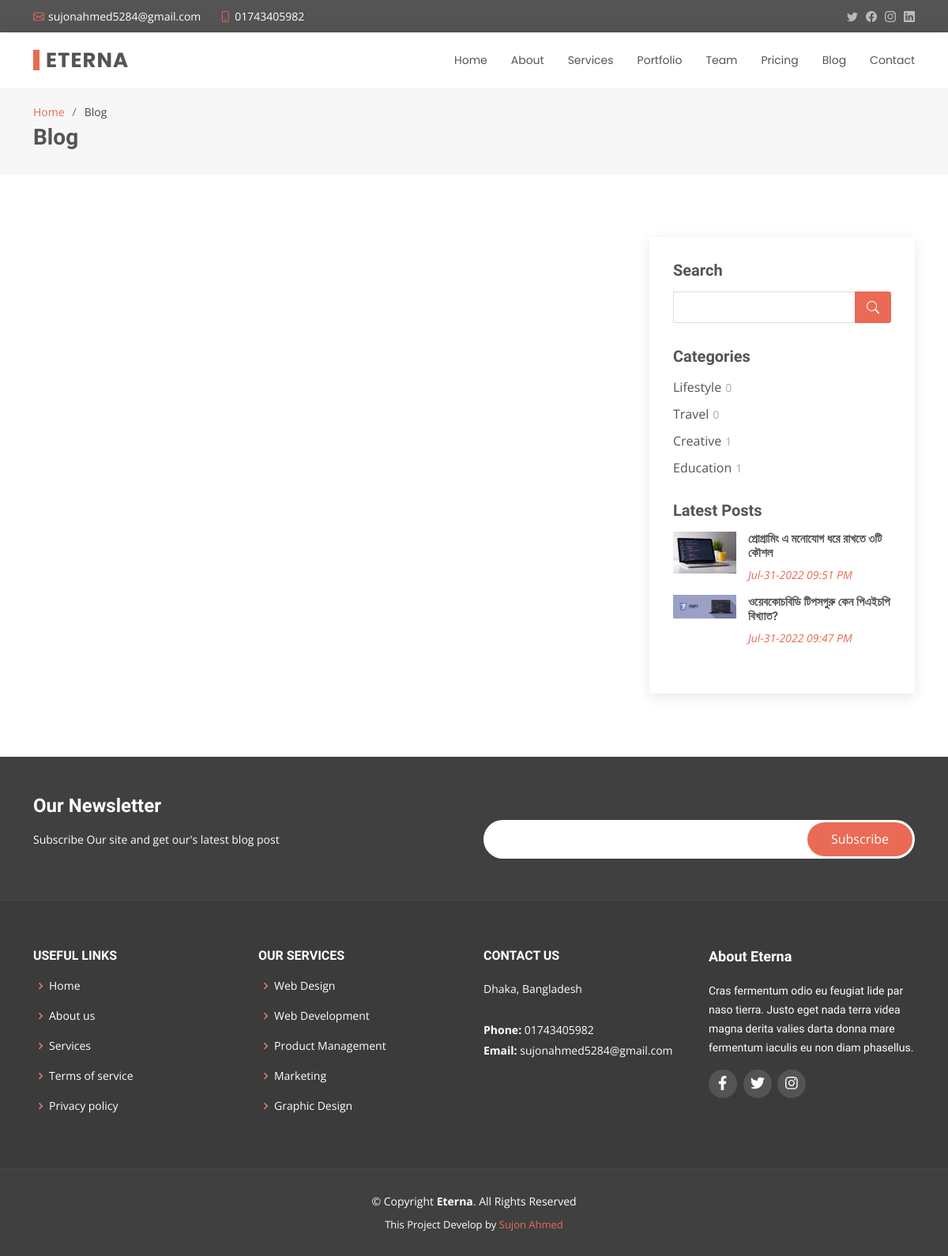
Page /cat_wise_post.php on the committed database.
### tables this page shows
CREATE TABLE `blog_category` (
  `blog_cat_id` int(11) NOT NULL,
  `blog_cat_name` varchar(25) NOT NULL,
  `blog_cat_created_at` datetime NOT NULL DEFAULT current_timestamp()
);

CREATE TABLE `blog_post` (
  `blog_post_id` int(11) NOT NULL,
  `author_id` int(11) NOT NULL,
  `category_id` int(11) NOT NULL,
  `blog_post_title` varchar(255) NOT NULL,
  `blog_post_desc` longtext NOT NULL,
  `blog_post_image` varchar(80) NOT NULL,
  `blog_post_created_at` datetime NOT NULL DEFAULT current_timestamp()
);

CREATE TABLE `address` (
  `address_id` int(11) NOT NULL,
  `address_title` varchar(255) NOT NULL,
  `map_link` varchar(500) NOT NULL,
  `address_created` datetime NOT NULL DEFAULT current_timestamp()
);

CREATE TABLE `social` (
  `social_id` int(11) NOT NULL,
  `social_name` varchar(80) NOT NULL,
  `social_icon` varchar(50) NOT NULL,
  `social_link` varchar(255) NOT NULL,
  `social_created` datetime NOT NULL DEFAULT current_timestamp()
);

### admin/main.php (called while the page is built, shortened)
<?php
class Main
{
    protected $host = 'localhost';
    protected $user = 'root';
    protected $pass = '';
    protected $db = 'eterna';
    protected $con;
    public function __construct()
    {
        $this->con = new mysqli($this->host, $this->user, $this->pass, $this->db);
    }
    public function profile_retrives()
    {
        $this->sql = "SELECT * FROM `admin`";
        $this->result = $this->con->query($this->sql);
        if ($this->result == true) {
            return $this->result;
        } else {
            return false;
        }
    }
    public function get_cat()
    {
        $this->sql = "SELECT * FROM blog_category";
        $this->result = $this->con->query($this->sql);
        if ($this->result == true) {
            return $this->result;
        } else {
            return false;
        }
    }
    public function get_b_post_side()
    {
        $this->sql = "SELECT p.blog_post_id,p.author_id,p.category_id,p.blog_post_title,p.blog_post_desc,p.blog_post_image,p.blog_post_created_at,c.blog_cat_name,a.admin_name
                FROM blog_post p INNER JOIN blog_category c
                ON p.category_id = c.blog_cat_id
                INNER JOIN admin a
                ON p.author_id = a.admin_id ORDER BY p.blog_post_id DESC";
        $this->result = $this->con->query($this->sql);
        if ($this->result == true) {
            return $this->result;
        } else {
            return false;
        }
    }
    public function count_posts($blog_cat_id)
    {
        $this->sql = "SELECT category_id FROM `blog_post` WHERE category_id = '$blog_cat_id'";
        $this->result = $this->con->query($this->sql);
        if ($this->result == true) {
            return $this->result->num_rows;
        } else {
            return false;
        }
    }
    public function get_location()
    {
        $this->sql = "SELECT * FROM `address`";
        $this->result = $this->con->query($this->sql);
        if ($this->result == true) {
            return $this->result;
        } else {
            return false;
        }
    }
    public function get_social()
    {
        $this->sql = "SELECT * FROM `social`";
        $this->result = $this->con->query($this->sql);
        if ($this->result == true) {
            return $this->result;
        } else {
            return false;
        }
    }
}

### cat_wise_post.php (the view, shortened to what this page needs)
<?php
  include 'font_header.php';
  $get_blog_post_side = $obj->get_b_post_side();
?>
  <main id="main">
    <section id="breadcrumbs" class="breadcrumbs">
      <div class="container">
        <ol>
          <li><a href="index.php">Home</a></li>
          <li>Blog</li>
        </ol>
        <h2>Blog</h2>
      </div>
    </section>
    <section id="blog" class="blog">
      <div class="container" data-aos="fade-up">
        <div class="row">
          <div class="col-lg-8 entries">
          </div>
          <div class="col-lg-4">
            <div class="sidebar">
              <h3 class="sidebar-title">Search</h3>
              <div class="sidebar-item search-form">
                <form action="">
                  <input type="text">
                  <button type="submit"><i class="bi bi-search"></i></button>
                </form>
              </div>
              <h3 class="sidebar-title">Categories</h3>
              <div class="sidebar-item categories">
                <ul>
                <?php
                    if($get_blog_category->num_rows > 0){
                      while($row = $get_blog_category->fetch_object()){
                        ?>
                          <li><a href="cat_wise_post.php?id=<?php echo $row->blog_cat_id; ?>"><?php echo $row->blog_cat_name; ?><span><?php echo $count_post = $obj->count_posts($row->blog_cat_id); ?></span></a></li>
                        <?php
                      }
                    }
                  ?>
                </ul>
              </div>
              <h3 class="sidebar-title">Latest Posts</h3>
              <div class="sidebar-item recent-posts">
              <?php
                if($get_blog_post_side->num_rows > 0){
                  while($rows =  $get_blog_post_side->fetch_object()){
                    ?>
                  <div class="post-item clearfix">
                    <img src="<?php echo 'admin/uploads/blog/'.$rows->blog_post_image; ?>" alt="" class="img-fluid">
                    <h4><a href="blog-single.php?id=<?php echo $rows->blog_post_id; ?>"><?php echo $rows->blog_post_title; ?></a></h4>
                    <time><a href="blog-single.php?id=<?php echo $rows->blog_post_id; ?>"><?php echo date('M-d-Y h:i A',strtotime($rows->blog_post_created_at)); ?></a></time>
                  </div>
                  <?php
                  }
                }
              ?>
              </div>
            </div>
          </div>
        </div>
      </div>
    </section>
  </main>
  <?php include 'font_footer.php'; ?>

### font_header.php (shortened to what this page needs)
<?php
include 'admin/main.php';
$obj = new Main();
$email = $obj->profile_retrives();
if ($email->num_rows > 0) {
  while ($row = $email->fetch_object()) {
    $admin_email = $row->admin_email;
    $admin_phone = $row->admin_phone;
  }
}
$get_blog_category = $obj->get_cat();
$get_location = $obj->get_location();
if ($get_location->num_rows > 0) {
  while ($row = $get_location->fetch_object()) {
    $title = $row->address_title;
  }
}
$get_social_media = $obj->get_social();
?>
<!DOCTYPE html>
<html lang="en">
<head>
  <link href="assets/vendor/animate.css/animate.min.css" rel="stylesheet">
  <link href="assets/vendor/bootstrap/css/bootstrap.min.css" rel="stylesheet">
  <link href="assets/vendor/bootstrap-icons/bootstrap-icons.css" rel="stylesheet">
  <link href="assets/vendor/boxicons/css/boxicons.min.css" rel="stylesheet">
  <link href="assets/vendor/glightbox/css/glightbox.min.css" rel="stylesheet">
  <link href="assets/vendor/swiper/swiper-bundle.min.css" rel="stylesheet">
  <link href="assets/css/style.css" rel="stylesheet">
  <link rel="stylesheet" href="https://cdnjs.cloudflare.com/ajax/libs/font-awesome/5.15.4/css/all.min.css" />
</head>
<body>
  <section id="topbar" class="d-flex align-items-center">
    <div class="container d-flex justify-content-center justify-content-md-between">
      <div class="contact-info d-flex align-items-center">
        <i class="bi bi-envelope d-flex align-items-center"><a href="mailto:contact@example.com"><?php echo $admin_email; ?></a></i>
        <i class="bi bi-phone d-flex align-items-center ms-4"><span><?php echo $admin_phone; ?></span></i>
      </div>
      <div class="social-links d-none d-md-flex align-items-center">
        <a href="#" class="twitter"><i class="bi bi-twitter"></i></a>
        <a href="#" class="facebook"><i class="bi bi-facebook"></i></a>
        <a href="#" class="instagram"><i class="bi bi-instagram"></i></a>
        <a href="#" class="linkedin"><i class="bi bi-linkedin"></i></i></a>
      </div>
    </div>
  </section>
  <header id="header" class="d-flex align-items-center">
    <div class="container d-flex justify-content-between align-items-center">
      <div class="logo">
        <h1><a href="index.php">Eterna</a></h1>
      </div>
      <nav id="navbar" class="navbar">
        <ul>
          <li><a class="<?= (basename($_SERVER['PHP_SELF']) == "index.php") ? "active" : "" ?>" href="index.php">Home</a></li>
          <li><a class="<?= (basename($_SERVER['PHP_SELF']) == "about.php") ? "active" : "" ?>" href="about.php">About</a></li>
          <li><a class="<?= (basename($_SERVER['PHP_SELF']) == "services.php") ? "active" : "" ?>" href="services.php">Services</a></li>
          <li><a class="<?= (basename($_SERVER['PHP_SELF']) == "portfolio.php") ? "active" : "" ?>" href="portfolio.php">Portfolio</a></li>
          <li><a class="<?= (basename($_SERVER['PHP_SELF']) == "team.php") ? "active" : "" ?>" href="team.php">Team</a></li>
          <li><a class="<?= (basename($_SERVER['PHP_SELF']) == "pricing.php") ? "active" : "" ?>" href="pricing.php">Pricing</a></li>
          <li><a class="<?= (basename($_SERVER['PHP_SELF']) == "blog.php") ? "active" : "" ?>" href="blog.php">Blog</a></li>
          <li><a class="<?= (basename($_SERVER['PHP_SELF']) == "contact.php") ? "active" : "" ?>" href="contact.php">Contact</a></li>
        </ul>
      </nav>
    </div>
  </header>

### font_footer.php (shortened to what this page needs)
<footer id="footer">
<div class="footer-newsletter">
  <div class="container">
    <div class="row">
      <div class="col-lg-6">
        <h4>Our Newsletter</h4>
        <p>Subscribe Our site and get our's latest blog post</p>
      </div>
      <div class="col-lg-6">
        <form action="subscribe.php" method="POST">
          <input type="email" name="email"><input type="submit" name="submit" value="Subscribe">
        </form>
      </div>
    </div>
  </div>
</div>
<div class="footer-top">
  <div class="container">
    <div class="row">
      <div class="col-lg-3 col-md-6 footer-links">
        <h4>Useful Links</h4>
        <ul>
          <li><i class="bx bx-chevron-right"></i> <a href="#">Home</a></li>
          <li><i class="bx bx-chevron-right"></i> <a href="#">About us</a></li>
          <li><i class="bx bx-chevron-right"></i> <a href="#">Services</a></li>
          <li><i class="bx bx-chevron-right"></i> <a href="#">Terms of service</a></li>
          <li><i class="bx bx-chevron-right"></i> <a href="#">Privacy policy</a></li>
        </ul>
      </div>
      <div class="col-lg-3 col-md-6 footer-links">
        <h4>Our Services</h4>
        <ul>
          <li><i class="bx bx-chevron-right"></i> <a href="#">Web Design</a></li>
          <li><i class="bx bx-chevron-right"></i> <a href="#">Web Development</a></li>
          <li><i class="bx bx-chevron-right"></i> <a href="#">Product Management</a></li>
          <li><i class="bx bx-chevron-right"></i> <a href="#">Marketing</a></li>
          <li><i class="bx bx-chevron-right"></i> <a href="#">Graphic Design</a></li>
        </ul>
      </div>
      <div class="col-lg-3 col-md-6 footer-contact">
        <h4>Contact Us</h4>
        <p>
          <?php echo $title; ?> <br><br>
          <strong>Phone:</strong> <?php echo $admin_phone; ?><br>
          <strong>Email:</strong> <?php echo $admin_email; ?><br>
        </p>
      </div>
      <div class="col-lg-3 col-md-6 footer-info">
        <h3>About Eterna</h3>
        <p>Cras fermentum odio eu feugiat lide par naso tierra. Justo eget nada terra videa magna derita valies darta donna mare fermentum iaculis eu non diam phasellus.</p>
        <div class="social-links mt-3">
          <?php
            if($get_social_media->num_rows > 0){
              while($row = $get_social_media->fetch_object()){
                ?>
                  <a href="<?php echo $row->social_link; ?>" target="_blank" class="social"><i class="<?php echo $row->social_icon; ?>"></i></a>
                <?php
              }
            }
          ?>
        </div>
      </div>
    </div>
  </div>
</div>
<div class="container">
  <div class="copyright">
    &copy; Copyright <strong><span>Eterna</span></strong>. All Rights Reserved
  </div>
  <div class="credits">
    This Project Develop by <a target="_blank" href="https://github.com/Sujon-Ahmed">Sujon Ahmed</a>
  </div>
</div>
</footer>
</body>
</html>

### rows in the picture
blog_category: blog_cat_name "Lifestyle", blog_cat_id "0"
blog_category: blog_cat_name "Travel", blog_cat_id "0"
blog_category: blog_cat_name "Creative", blog_cat_id "1"
blog_category: blog_cat_name "Education", blog_cat_id "1"
blog_post: blog_post_image (picture), blog_post_title "প্রোগ্রামিং এ মনোযোগ ধরে রাখতে ৩টি কৌশল", blog_post_created_at "Jul-31-2022 09:51 PM"
blog_post: blog_post_image (picture), blog_post_title "ওয়েবকোচবিডি টিপসগুরু কেন পিএইচপি বিখ্যাত?", blog_post_created_at "Jul-31-2022 09:47 PM"
address: address_title "Dhaka, Bangladesh"

### other values in the picture
$admin_email "sujonahmed5284@gmail.com"
$admin_phone "01743405982"
